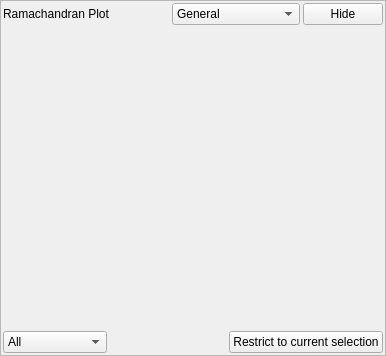
                  <widget class="QFrame" name="_validate_rama_main_frame">
                   <property name="frameShape">
                    <enum>QFrame::StyledPanel</enum>
                   </property>
                   <property name="frameShadow">
                    <enum>QFrame::Raised</enum>
                   </property>
                   <layout class="QVBoxLayout" name="verticalLayout_13">
                    <property name="spacing">
                     <number>3</number>
                    </property>
                    <property name="leftMargin">
                     <number>2</number>
                    </property>
                    <property name="topMargin">
                     <number>2</number>
                    </property>
                    <property name="rightMargin">
                     <number>2</number>
                    </property>
                    <property name="bottomMargin">
                     <number>2</number>
                    </property>
                    <item>
                     <layout class="QHBoxLayout" name="horizontalLayout_23">
                      <item>
                       <widget class="QLabel" name="label_21">
                        <property name="text">
                         <string>Ramachandran Plot</string>
                        </property>
                       </widget>
                      </item>
                      <item>
                       <spacer name="horizontalSpacer_10">
                        <property name="orientation">
                         <enum>Qt::Horizontal</enum>
                        </property>
                        <property name="sizeHint" stdset="0">
                         <size>
                          <width>40</width>
                          <height>20</height>
                         </size>
                        </property>
                       </spacer>
                      </item>
                      <item>
                       <widget class="QComboBox" name="_validate_rama_case_combo_box">
                        <item>
                         <property name="text">
                          <string>General</string>
                         </property>
                        </item>
                        <item>
                         <property name="text">
                          <string>Glycine</string>
                         </property>
                        </item>
                        <item>
                         <property name="text">
                          <string>Isoleucine/Valine</string>
                         </property>
                        </item>
                        <item>
                         <property name="text">
                          <string>Preceding Proline</string>
                         </property>
                        </item>
                        <item>
                         <property name="text">
                          <string>Trans Proline</string>
                         </property>
                        </item>
                        <item>
                         <property name="text">
                          <string>Cis Proline</string>
                         </property>
                        </item>
                       </widget>
                      </item>
                      <item>
                       <widget class="QPushButton" name="_validate_rama_hide_button">
                        <property name="text">
                         <string>Hide</string>
                        </property>
                       </widget>
                      </item>
                     </layout>
                    </item>
                    <item>
                     <layout class="QHBoxLayout" name="horizontalLayout_24">
                      <property name="leftMargin">
                       <number>0</number>
                      </property>
                      <item>
                       <spacer name="horizontalSpacer_26">
                        <property name="orientation">
                         <enum>Qt::Horizontal</enum>
                        </property>
                        <property name="sizeHint" stdset="0">
                         <size>
                          <width>40</width>
                          <height>20</height>
                         </size>
                        </property>
                       </spacer>
                      </item>
                      <item alignment="Qt::AlignHCenter">
                       <widget class="QWidget" name="_validate_rama_plot_container" native="true">
                        <property name="sizePolicy">
                         <sizepolicy hsizetype="MinimumExpanding" vsizetype="Preferred">
                          <horstretch>0</horstretch>
                          <verstretch>0</verstretch>
                         </sizepolicy>
                        </property>
                        <property name="minimumSize">
                         <size>
                          <width>300</width>
                          <height>300</height>
                         </size>
                        </property>
                        <layout class="QVBoxLayout" name="_validate_rama_plot_layout">
                         <property name="spacing">
                          <number>3</number>
                         </property>
                         <property name="leftMargin">
                          <number>0</number>
                         </property>
                         <property name="topMargin">
                          <number>0</number>
                         </property>
                         <property name="rightMargin">
                          <number>0</number>
                         </property>
                         <property name="bottomMargin">
                          <number>0</number>
                         </property>
                        </layout>
                       </widget>
                      </item>
                      <item>
                       <spacer name="horizontalSpacer_11">
                        <property name="orientation">
                         <enum>Qt::Horizontal</enum>
                        </property>
                        <property name="sizeHint" stdset="0">
                         <size>
                          <width>40</width>
                          <height>20</height>
                         </size>
                        </property>
                       </spacer>
                      </item>
                     </layout>
                    </item>
                    <item>
                     <layout class="QHBoxLayout" name="horizontalLayout_22">
                      <property name="spacing">
                       <number>3</number>
                      </property>
                      <item>
                       <widget class="QComboBox" name="_validate_rama_sel_combo_box">
                        <item>
                         <property name="text">
                          <string>All</string>
                         </property>
                        </item>
                        <item>
                         <property name="text">
                          <string>Selected only</string>
                         </property>
                        </item>
                       </widget>
                      </item>
                      <item>
                       <spacer name="horizontalSpacer_8">
                        <property name="orientation">
                         <enum>Qt::Horizontal</enum>
                        </property>
                        <property name="sizeHint" stdset="0">
                         <size>
                          <width>40</width>
                          <height>20</height>
                         </size>
                        </property>
                       </spacer>
                      </item>
                      <item>
                       <widget class="QPushButton" name="_validate_rama_go_button">
                        <property name="text">
                         <string>Restrict to current selection</string>
                        </property>
                       </widget>
                      </item>
                     </layout>
                    </item>
                   </layout>
                  </widget>
